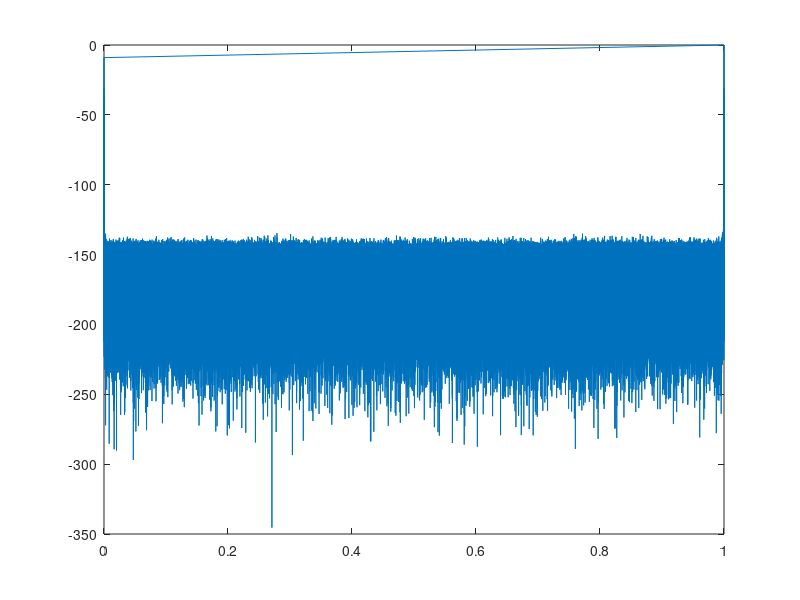

This chart was generated by the following MATLAB code:
%%Constants
fs = 1e6;                  %sampling frequency
T = 1;                      %length of sweep
t = 0:1/fs:T;                       %initial frequency
B = 5e5;                   %final frequency
%% Generate double sin sweep
sweep = exp((i*pi*B/T).*t.^2);    %generate sine sweep
sweep_x2 = [sweep sweep];    %put 2 of them back to back
%% Create two ray received signal with noise
delay = round(6.56e-4*fs);
delayed_sweep = [sweep_x2(delay+1:length(sweep_x2)) sweep_x2(1:delay)];
weight = 0.158;        %relative weight of weaker signal
received_signal = sweep_x2 + weight * delayed_sweep;
noisy_signal = awgn(received_signal, 10);    %add noise to the received signal
%% Time reversed conjugate signal
transmitted_conjuage_rev = exp((-i*pi*B/T).*(T-t).^2);
%% Matched Filter
pulse_comp_freq = fft(noisy_signal).*fft([transmitted_conjuage_rev zeros(1, length(sweep))]);
pulse_comp_time = ifft(pulse_comp_freq);
% % 
plot([t t], 20*log((abs(pulse_comp_time))/max(abs(pulse_comp_time))));
%% 



% spectrogram(received_signal, 1024, 840, 512, fs);
% plot(abs(fft(sweep_x2)));


% f2 = figure;
% f2.Position = [650, 500, 550, 600];
% spectrogram(noisy_signal, 1024, 840, 512, fs);
% title('2-ray multichannel simulation received signal');
% 
% %correlate received signal with transmitted signal
% %and normalize on the dB scale
% sweep_correlation = xcorr(noisy_signal, sweep);
% normalized_correlation = sweep_correlation/max(sweep_correlation);
% sweep_correlation_db = 10*log(abs(normalized_correlation));
% 
% %generate time vector to plot correlation
% correlation_time = transpose(0:length(sweep_correlation_db)-1);
% correlation_time = correlation_time./fs;
% 
% f3 = figure;
% f3.Position = [0, 1320, 1200, 600];
% plot(correlation_time, sweep_correlation_db);
% title('2-ray multichannel simulation correlation');
% ylabel('normalized magnitude (dB)');
% xlabel('time (s)');
% % xlim([0 40]);
% xlim([9.99 10.01]);
% ylim([-75 0]);